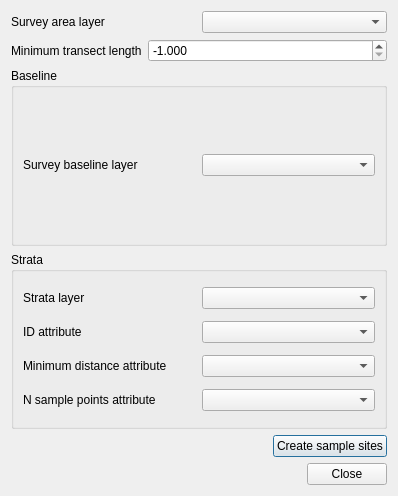
<?xml version="1.0" encoding="UTF-8"?>
<ui version="4.0">
 <class>Dialog</class>
 <widget class="QDialog" name="Dialog">
  <property name="geometry">
   <rect>
    <x>0</x>
    <y>0</y>
    <width>398</width>
    <height>496</height>
   </rect>
  </property>
  <property name="windowTitle">
   <string>Dialog</string>
  </property>
  <layout class="QGridLayout" name="gridLayout_3">
   <item row="0" column="0" colspan="2">
    <layout class="QHBoxLayout" name="horizontalLayout_2">
     <item>
      <widget class="QLabel" name="mSurveyAreaLabel">
       <property name="text">
        <string>Survey area layer</string>
       </property>
      </widget>
     </item>
     <item>
      <widget class="QComboBox" name="mSurveyAreaLayerComboBox"/>
     </item>
    </layout>
   </item>
   <item row="1" column="0" colspan="2">
    <layout class="QHBoxLayout" name="horizontalLayout">
     <item>
      <widget class="QLabel" name="mMinTransectLengthLabel">
       <property name="sizePolicy">
        <sizepolicy hsizetype="Fixed" vsizetype="Preferred">
         <horstretch>0</horstretch>
         <verstretch>0</verstretch>
        </sizepolicy>
       </property>
       <property name="text">
        <string>Minimum transect length</string>
       </property>
      </widget>
     </item>
     <item>
      <widget class="QDoubleSpinBox" name="mMinimumTransectLengthSpinBox">
       <property name="sizePolicy">
        <sizepolicy hsizetype="Expanding" vsizetype="Fixed">
         <horstretch>0</horstretch>
         <verstretch>0</verstretch>
        </sizepolicy>
       </property>
       <property name="decimals">
        <number>3</number>
       </property>
       <property name="minimum">
        <double>-1.000000000000000</double>
       </property>
       <property name="maximum">
        <double>999999999.000000000000000</double>
       </property>
       <property name="value">
        <double>-1.000000000000000</double>
       </property>
      </widget>
     </item>
    </layout>
   </item>
   <item row="2" column="0" colspan="2">
    <widget class="QGroupBox" name="mBaselineGroupBox">
     <property name="title">
      <string>Baseline</string>
     </property>
     <layout class="QGridLayout" name="gridLayout_2">
      <item row="0" column="1">
       <widget class="QComboBox" name="mSurveyBaselineLayerComboBox"/>
      </item>
      <item row="0" column="0">
       <widget class="QLabel" name="mBaselineLayerLabel">
        <property name="text">
         <string>Survey baseline layer</string>
        </property>
       </widget>
      </item>
     </layout>
    </widget>
   </item>
   <item row="3" column="0" colspan="2">
    <widget class="QGroupBox" name="mStrataGroupBox">
     <property name="title">
      <string>Strata</string>
     </property>
     <layout class="QGridLayout" name="gridLayout">
      <item row="3" column="1">
       <widget class="QComboBox" name="mNSamplePointsComboBox"/>
      </item>
      <item row="0" column="1">
       <widget class="QComboBox" name="mStrataLayerComboBox"/>
      </item>
      <item row="2" column="0">
       <widget class="QLabel" name="mMinDistanceLabel">
        <property name="text">
         <string>Minimum distance attribute</string>
        </property>
       </widget>
      </item>
      <item row="2" column="1">
       <widget class="QComboBox" name="mMinimumDistanceAttributeComboBox"/>
      </item>
      <item row="3" column="0">
       <widget class="QLabel" name="mNSamplePointsAttribute">
        <property name="text">
         <string>N sample points attribute</string>
        </property>
       </widget>
      </item>
      <item row="0" column="0">
       <widget class="QLabel" name="mStrataLayerLabel">
        <property name="text">
         <string>Strata layer</string>
        </property>
       </widget>
      </item>
      <item row="1" column="0">
       <widget class="QLabel" name="mStrataIdAttributeLabel">
        <property name="text">
         <string>ID attribute</string>
        </property>
       </widget>
      </item>
      <item row="1" column="1">
       <widget class="QComboBox" name="mStrataIdAttributeComboBox"/>
      </item>
     </layout>
    </widget>
   </item>
   <item row="4" column="0">
    <spacer name="horizontalSpacer">
     <property name="orientation">
      <enum>Qt::Horizontal</enum>
     </property>
     <property name="sizeHint" stdset="0">
      <size>
       <width>251</width>
       <height>20</height>
      </size>
     </property>
    </spacer>
   </item>
   <item row="4" column="1">
    <widget class="QPushButton" name="mCreateSampleButton">
     <property name="text">
      <string>Create sample sites</string>
     </property>
    </widget>
   </item>
   <item row="5" column="0" colspan="2">
    <widget class="QDialogButtonBox" name="buttonBox">
     <property name="orientation">
      <enum>Qt::Horizontal</enum>
     </property>
     <property name="standardButtons">
      <set>QDialogButtonBox::Close</set>
     </property>
    </widget>
   </item>
  </layout>
 </widget>
 <resources/>
 <connections>
  <connection>
   <sender>buttonBox</sender>
   <signal>clicked(QAbstractButton*)</signal>
   <receiver>Dialog</receiver>
   <slot>accept()</slot>
   <hints>
    <hint type="sourcelabel">
     <x>264</x>
     <y>469</y>
    </hint>
    <hint type="destinationlabel">
     <x>355</x>
     <y>-18</y>
    </hint>
   </hints>
  </connection>
 </connections>
</ui>
